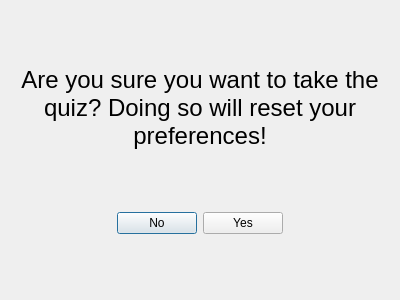
<?xml version="1.0" encoding="UTF-8"?>
<ui version="4.0">
 <class>TakeQuiz</class>
 <widget class="QDialog" name="TakeQuiz">
  <property name="geometry">
   <rect>
    <x>0</x>
    <y>0</y>
    <width>400</width>
    <height>300</height>
   </rect>
  </property>
  <property name="windowTitle">
   <string>Dialog</string>
  </property>
  <layout class="QVBoxLayout" name="verticalLayout">
   <item>
    <spacer name="verticalSpacer_3">
     <property name="orientation">
      <enum>Qt::Vertical</enum>
     </property>
     <property name="sizeHint" stdset="0">
      <size>
       <width>20</width>
       <height>51</height>
      </size>
     </property>
    </spacer>
   </item>
   <item>
    <widget class="QLabel" name="label">
     <property name="font">
      <font>
       <pointsize>18</pointsize>
      </font>
     </property>
     <property name="text">
      <string>Are you sure you want to take the quiz? Doing so will reset your preferences!</string>
     </property>
     <property name="alignment">
      <set>Qt::AlignCenter</set>
     </property>
     <property name="wordWrap">
      <bool>true</bool>
     </property>
    </widget>
   </item>
   <item>
    <spacer name="verticalSpacer">
     <property name="orientation">
      <enum>Qt::Vertical</enum>
     </property>
     <property name="sizeHint" stdset="0">
      <size>
       <width>20</width>
       <height>51</height>
      </size>
     </property>
    </spacer>
   </item>
   <item>
    <layout class="QHBoxLayout" name="horizontalLayout">
     <item>
      <spacer name="horizontalSpacer">
       <property name="orientation">
        <enum>Qt::Horizontal</enum>
       </property>
       <property name="sizeHint" stdset="0">
        <size>
         <width>40</width>
         <height>20</height>
        </size>
       </property>
      </spacer>
     </item>
     <item>
      <widget class="QPushButton" name="No">
       <property name="text">
        <string>No</string>
       </property>
      </widget>
     </item>
     <item>
      <widget class="QPushButton" name="Yes">
       <property name="text">
        <string>Yes</string>
       </property>
      </widget>
     </item>
     <item>
      <spacer name="horizontalSpacer_2">
       <property name="orientation">
        <enum>Qt::Horizontal</enum>
       </property>
       <property name="sizeHint" stdset="0">
        <size>
         <width>40</width>
         <height>20</height>
        </size>
       </property>
      </spacer>
     </item>
    </layout>
   </item>
   <item>
    <spacer name="verticalSpacer_2">
     <property name="orientation">
      <enum>Qt::Vertical</enum>
     </property>
     <property name="sizeHint" stdset="0">
      <size>
       <width>20</width>
       <height>51</height>
      </size>
     </property>
    </spacer>
   </item>
  </layout>
 </widget>
 <resources/>
 <connections/>
</ui>
